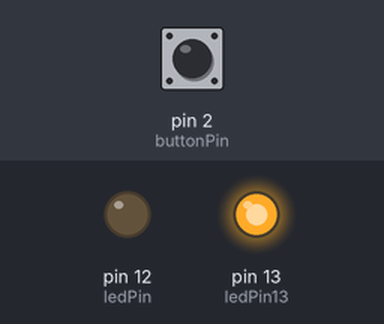
Bench run of a sketch on a simulated Arduino Uno, built with avr-gcc and run on an emulated ATmega328P. Shown: output pins drawn as LEDs (lit = HIGH). Inputs (shaded band) come from the test bench; at power-on: pin 2 (buttonPin) LOW.

Above: at 1.2 s.
1.3 s: pin 2 (buttonPin) pulled HIGH for 0.15 s
At 1.37 s:
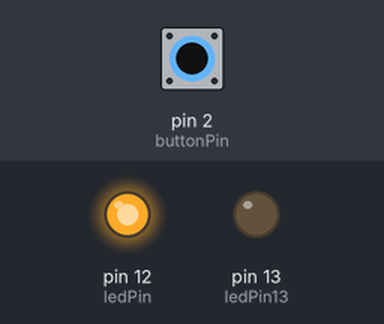
2.9 s: pin 2 (buttonPin) pulled HIGH for 3.2 s
At 6.5 s:
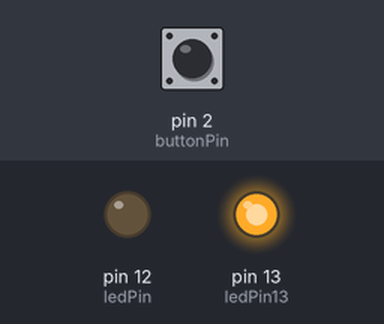
Timing chart, 0 to 8.0 s (numbered marks = the images above; inputs shaded):
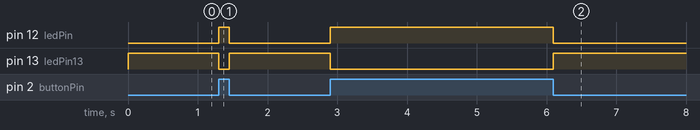

Measured:
- after the input at 1.3 s, pin 12 (ledPin): LOW → HIGH at once, → LOW 0.15 s later; pin 13 (ledPin13): HIGH → LOW at once, → HIGH 0.15 s later
- after the input at 2.9 s, pin 12 (ledPin): LOW → HIGH at once, → LOW 3.2 s later; pin 13 (ledPin13): HIGH → LOW at once, → HIGH 3.2 s later

The sketch:

trickswitch.ino
```cpp
 // constraints won't change; they're used here to
// set pin numbers:
const int buttonPin = 2; // number of the pushbutton pin
const int ledPin = 12; // the number of the LED pin
const int ledPin13 = 13; // onboard LED

// variables will change:
int buttonStatus = 0; // variable for reading the pushbutton status

void setup() {
  // initialize the LED pin as an outputs:
  pinMode(ledPin, OUTPUT);
  pinMode(ledPin13, OUTPUT);
  // initialize the pushbutton pin as an input:
  pinMode(buttonPin, INPUT);
}

void loop() {
  // read the status of the pushbutton value:
  buttonStatus = digitalRead(buttonPin);

  // check if the pushbutton is pressed
  // If it is, the buttonEvent is HIGH:
  if (buttonStatus == HIGH) {
    // turn LED on:
    digitalWrite(ledPin, HIGH);
    // turn off onboard LED:
    digitalWrite(ledPin13, LOW);
  }
  else {
    // turn LED off:
    digitalWrite(ledPin, LOW);
    // turn on onboard LED:
    digitalWrite(ledPin13, HIGH);
  }
}
```
